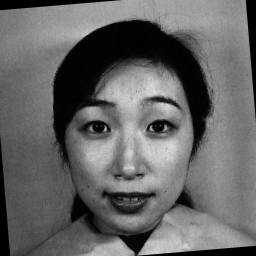
%> input picture gabor_function/26Master2009/KA.HA4.32R.tiff, 256 x 256 px
$ octave s03_eyePosition_left.m   (GNU Octave 9; MATLAB toolbox functions it lacks are replaced by stand-ins)
%> lines starting %> are read from the running program, lines starting %| are printed output that depends on the picture; in (x1, y1, x2, y2) boxes, pixels count from 0 and x2, y2 are one past the last pixel; in counts of white or black regions, pixels touching at a corner belong together; the program's own positions count from 1

%binarize image
im = imread('KA.HA4.32R.tiff');
%> im is the input picture: size 256x256 uint8; min 0, max 222, mean 101.5
thresh = graythresh(im);
%> thresh = 0.286
im2=imbinarize(im,'adaptive','ForegroundPolarity','dark','Sensitivity',0.02);
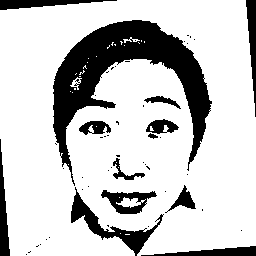
%> im2: size 256x256 logical; 78.6% white; 53 black regions (40 under 20 px), largest, box (x1, y1, x2, y2) and area: (53, 20, 212, 186) 8365, (71, 187, 164, 256) 1276, (101, 190, 157, 214) 630
figure(1)
imshow(im2);

[m, n]=size(im2);
%> m = 256; n = 256

for y=76:120
     S(y)=sum(im2(118:138,y));
end
%> after the loop, S = 120 values, max 21 at index 76, min 0 at index 1, mean 5.39
y=76:120;
figure(2)
subplot(211),plot(y,S(y));
title('Vertical Projection');
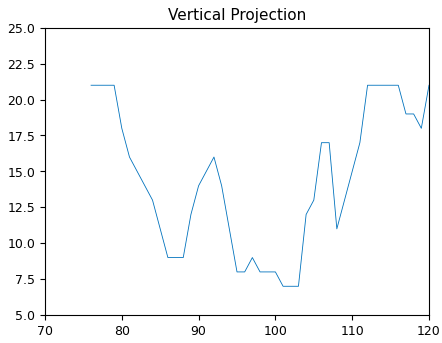
%> figure redrawn from the program's plot data; curve peaks at x = 76, y = 21

% x=99

for x=118:138
%> (the run ends here)
